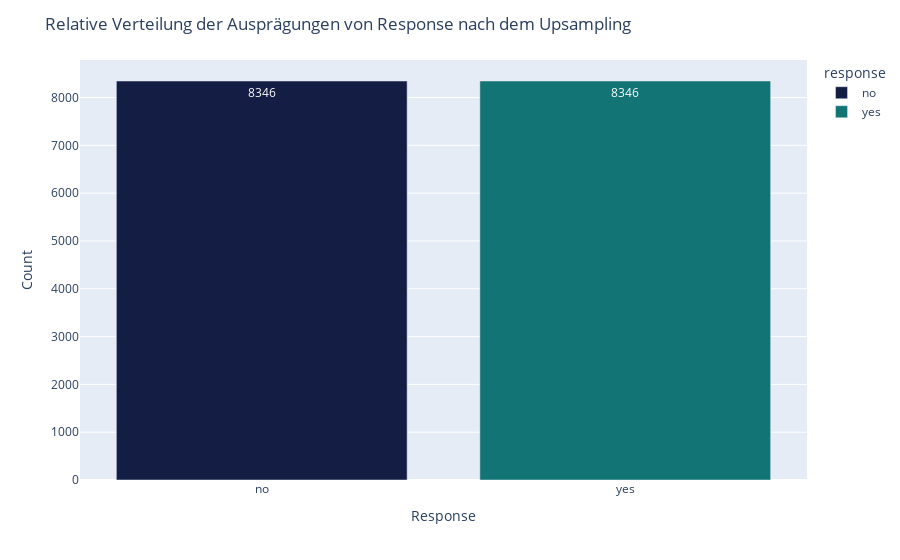

The notebook cell this image was saved under:
### Code cell
df_upsampled_response = upsampled.groupby(['response']).size().reset_index()
fig = px.bar(df_upsampled_response, x='response', y=upsampled['response'].value_counts(normalize=False), color='response',
                                    text=upsampled['response'].value_counts(normalize=False),
                                    color_discrete_map={
                                        'yes': 'rgb(18,116,117)',
                                        'no': 'rgb(20,29,67)'
                                    })

fig.update_layout(title='Relative Verteilung der Ausprägungen von Response nach dem Upsampling',
                 xaxis_title='Response',
                 yaxis_title='Count')
fig.show()

### Figure 1 — Plotly figure (JSON) as saved in the notebook; plotly's stock layout.template omitted (floating-point values rounded to 4 significant figures)
{"data": [{"alignmentgroup": "True", "hovertemplate": "response=%{x}<br>y=%{y}<br>text=%{text}<extra></extra>", "legendgroup": "no", "marker": {"color": "rgb(20,29,67)", "pattern": {"shape": ""}}, "name": "no", "offsetgroup": "no", "orientation": "v", "showlegend": true, "text": [8346], "textposition": "auto", "type": "bar", "x": ["no"], "xaxis": "x", "y": [8346], "yaxis": "y"}, {"alignmentgroup": "True", "hovertemplate": "response=%{x}<br>y=%{y}<br>text=%{text}<extra></extra>", "legendgroup": "yes", "marker": {"color": "rgb(18,116,117)", "pattern": {"shape": ""}}, "name": "yes", "offsetgroup": "yes", "orientation": "v", "showlegend": true, "text": [8346], "textposition": "auto", "type": "bar", "x": ["yes"], "xaxis": "x", "y": [8346], "yaxis": "y"}], "layout": {"barmode": "relative", "legend": {"title": {"text": "response"}, "tracegroupgap": 0}, "margin": {"t": 60}, "title": {"text": "Relative Verteilung der Ausprägungen von Response nach dem Upsampling"}, "xaxis": {"anchor": "y", "categoryarray": ["no", "yes"], "categoryorder": "array", "domain": [0, 1], "title": {"text": "Response"}}, "yaxis": {"anchor": "x", "domain": [0, 1], "title": {"text": "Count"}}}}
